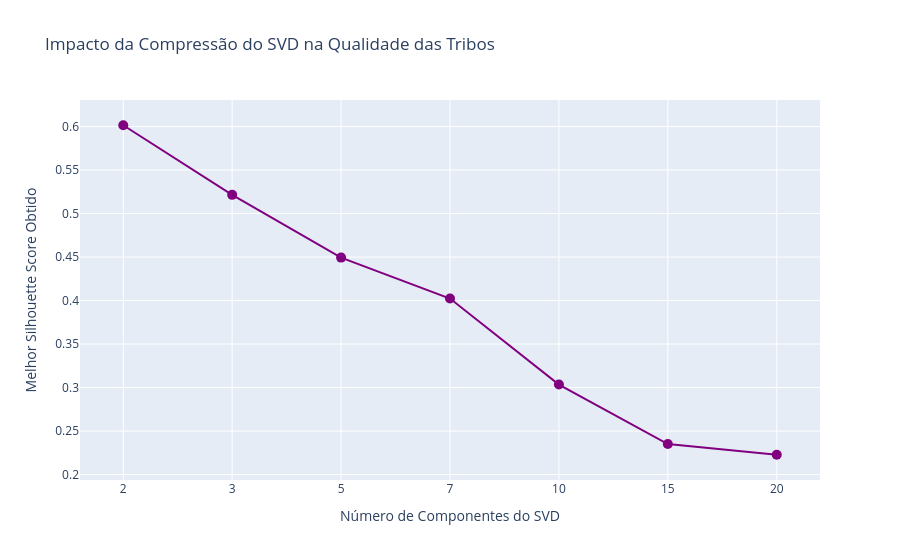

Source (notebook cell):
### Code cell
fig = px.line(
    x=[str(n) for n in n_components_list], 
    y=melhores_silhouettes, 
    markers=True,
    title='Impacto da Compressão do SVD na Qualidade das Tribos',
    labels={'x': 'Número de Componentes do SVD', 'y': 'Melhor Silhouette Score Obtido'}
)
fig.update_traces(line_color='purple', marker=dict(size=10))
fig.show()

### Figure 1 — Plotly figure (JSON) as saved in the notebook; plotly's stock layout.template omitted (floating-point values rounded to 4 significant figures)
{"data": [{"hovertemplate": "Número de Componentes do SVD=%{x}<br>Melhor Silhouette Score Obtido=%{y}<extra></extra>", "legendgroup": "", "line": {"color": "purple", "dash": "solid"}, "marker": {"size": 10, "symbol": "circle"}, "mode": "lines+markers", "name": "", "orientation": "v", "showlegend": false, "type": "scatter", "x": ["2", "3", "5", "7", "10", "15", "20"], "xaxis": "x", "y": [0.6015, 0.5215, 0.4494, 0.4023, 0.3035, 0.2351, 0.2228], "yaxis": "y"}], "layout": {"legend": {"tracegroupgap": 0}, "title": {"text": "Impacto da Compressão do SVD na Qualidade das Tribos"}, "xaxis": {"anchor": "y", "domain": [0, 1], "title": {"text": "Número de Componentes do SVD"}}, "yaxis": {"anchor": "x", "domain": [0, 1], "title": {"text": "Melhor Silhouette Score Obtido"}}}}
